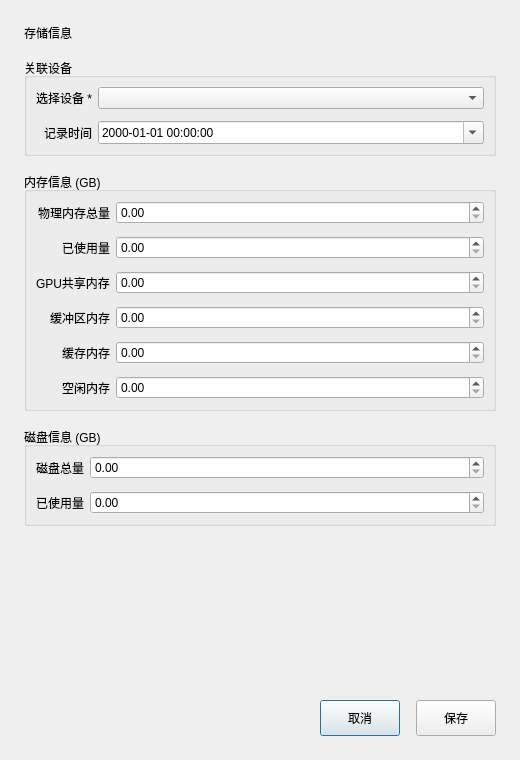
<?xml version="1.0" encoding="UTF-8"?>
<ui version="4.0">
 <class>StorageDialog</class>
 <widget class="QDialog" name="StorageDialog">
  <property name="geometry">
   <rect>
    <x>0</x>
    <y>0</y>
    <width>520</width>
    <height>760</height>
   </rect>
  </property>
  <property name="minimumSize">
   <size>
    <width>450</width>
    <height>620</height>
   </size>
  </property>
  <property name="windowTitle">
   <string>存储信息</string>
  </property>
  <property name="modal">
   <bool>true</bool>
  </property>
  <layout class="QVBoxLayout" name="mainLayout">
   <property name="spacing"><number>16</number></property>
   <property name="leftMargin"><number>24</number></property>
   <property name="topMargin"><number>24</number></property>
   <property name="rightMargin"><number>24</number></property>
   <property name="bottomMargin"><number>24</number></property>
   <item>
    <widget class="QLabel" name="titleLabel">
     <property name="text"><string>存储信息</string></property>
     <property name="objectName"><string notr="true">titleLabel</string></property>
    </widget>
   </item>
   <item>
    <widget class="QGroupBox" name="deviceGroup">
     <property name="title"><string>关联设备</string></property>
     <layout class="QFormLayout" name="deviceFormLayout">
      <property name="labelAlignment"><set>Qt::AlignRight|Qt::AlignTrailing|Qt::AlignVCenter</set></property>
      <property name="verticalSpacing"><number>12</number></property>
      <item row="0" column="0"><widget class="QLabel" name="labelDevice"><property name="text"><string>选择设备 *</string></property></widget></item>
      <item row="0" column="1"><widget class="QComboBox" name="deviceCombo"/></item>
      <item row="1" column="0"><widget class="QLabel" name="labelTimestamp"><property name="text"><string>记录时间</string></property></widget></item>
      <item row="1" column="1"><widget class="QDateTimeEdit" name="timestampEdit"><property name="calendarPopup"><bool>true</bool></property><property name="displayFormat"><string>yyyy-MM-dd HH:mm:ss</string></property></widget></item>
     </layout>
    </widget>
   </item>
   <item>
    <widget class="QGroupBox" name="memoryGroup">
     <property name="title"><string>内存信息 (GB)</string></property>
     <layout class="QFormLayout" name="memoryFormLayout">
      <property name="labelAlignment"><set>Qt::AlignRight|Qt::AlignTrailing|Qt::AlignVCenter</set></property>
      <property name="verticalSpacing"><number>12</number></property>
      <item row="0" column="0"><widget class="QLabel" name="labelMemTotal"><property name="text"><string>物理内存总量</string></property></widget></item>
      <item row="0" column="1"><widget class="QDoubleSpinBox" name="memTotalSpin"><property name="decimals"><number>2</number></property><property name="maximum"><double>9999.000000000000000</double></property></widget></item>
      <item row="1" column="0"><widget class="QLabel" name="labelMemUsed"><property name="text"><string>已使用量</string></property></widget></item>
      <item row="1" column="1"><widget class="QDoubleSpinBox" name="memUsedSpin"><property name="decimals"><number>2</number></property><property name="maximum"><double>9999.000000000000000</double></property></widget></item>
      <item row="2" column="0"><widget class="QLabel" name="labelGpuShared"><property name="text"><string>GPU共享内存</string></property></widget></item>
      <item row="2" column="1"><widget class="QDoubleSpinBox" name="gpuSharedSpin"><property name="decimals"><number>2</number></property><property name="maximum"><double>9999.000000000000000</double></property></widget></item>
      <item row="3" column="0"><widget class="QLabel" name="labelMemBuffers"><property name="text"><string>缓冲区内存</string></property></widget></item>
      <item row="3" column="1"><widget class="QDoubleSpinBox" name="memBuffersSpin"><property name="decimals"><number>2</number></property><property name="maximum"><double>9999.000000000000000</double></property></widget></item>
      <item row="4" column="0"><widget class="QLabel" name="labelMemCached"><property name="text"><string>缓存内存</string></property></widget></item>
      <item row="4" column="1"><widget class="QDoubleSpinBox" name="memCachedSpin"><property name="decimals"><number>2</number></property><property name="maximum"><double>9999.000000000000000</double></property></widget></item>
      <item row="5" column="0"><widget class="QLabel" name="labelMemFree"><property name="text"><string>空闲内存</string></property></widget></item>
      <item row="5" column="1"><widget class="QDoubleSpinBox" name="memFreeSpin"><property name="decimals"><number>2</number></property><property name="maximum"><double>9999.000000000000000</double></property></widget></item>
     </layout>
    </widget>
   </item>
   <item>
    <widget class="QGroupBox" name="diskGroup">
     <property name="title"><string>磁盘信息 (GB)</string></property>
     <layout class="QFormLayout" name="diskFormLayout">
      <property name="labelAlignment"><set>Qt::AlignRight|Qt::AlignTrailing|Qt::AlignVCenter</set></property>
      <property name="verticalSpacing"><number>12</number></property>
      <item row="0" column="0"><widget class="QLabel" name="labelDiskTotal"><property name="text"><string>磁盘总量</string></property></widget></item>
      <item row="0" column="1"><widget class="QDoubleSpinBox" name="diskTotalSpin"><property name="decimals"><number>2</number></property><property name="maximum"><double>99999.000000000000000</double></property></widget></item>
      <item row="1" column="0"><widget class="QLabel" name="labelDiskUsed"><property name="text"><string>已使用量</string></property></widget></item>
      <item row="1" column="1"><widget class="QDoubleSpinBox" name="diskUsedSpin"><property name="decimals"><number>2</number></property><property name="maximum"><double>99999.000000000000000</double></property></widget></item>
     </layout>
    </widget>
   </item>
   <item>
    <spacer name="verticalSpacer">
     <property name="orientation"><enum>Qt::Vertical</enum></property>
     <property name="sizeHint" stdset="0"><size><width>20</width><height>40</height></size></property>
    </spacer>
   </item>
   <item>
    <layout class="QHBoxLayout" name="buttonLayout">
     <item><spacer name="horizontalSpacer"><property name="orientation"><enum>Qt::Horizontal</enum></property><property name="sizeHint" stdset="0"><size><width>40</width><height>20</height></size></property></spacer></item>
     <item><widget class="QPushButton" name="cancelBtn"><property name="text"><string>取消</string></property><property name="minimumSize"><size><width>80</width><height>36</height></size></property></widget></item>
     <item><widget class="QPushButton" name="saveBtn"><property name="text"><string>保存</string></property><property name="minimumSize"><size><width>80</width><height>36</height></size></property></widget></item>
    </layout>
   </item>
  </layout>
 </widget>
 <resources/>
 <connections>
  <connection>
   <sender>cancelBtn</sender>
   <signal>clicked()</signal>
   <receiver>StorageDialog</receiver>
   <slot>reject()</slot>
  </connection>
 </connections>
</ui>
